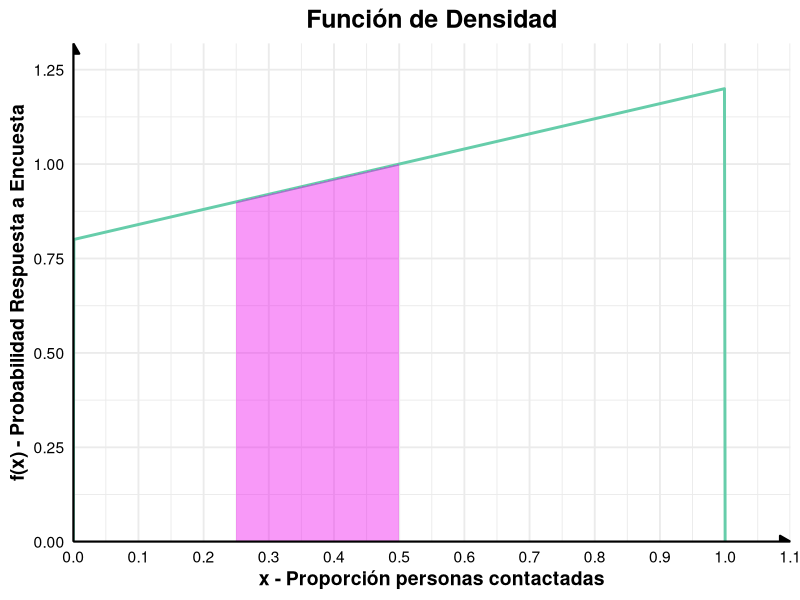
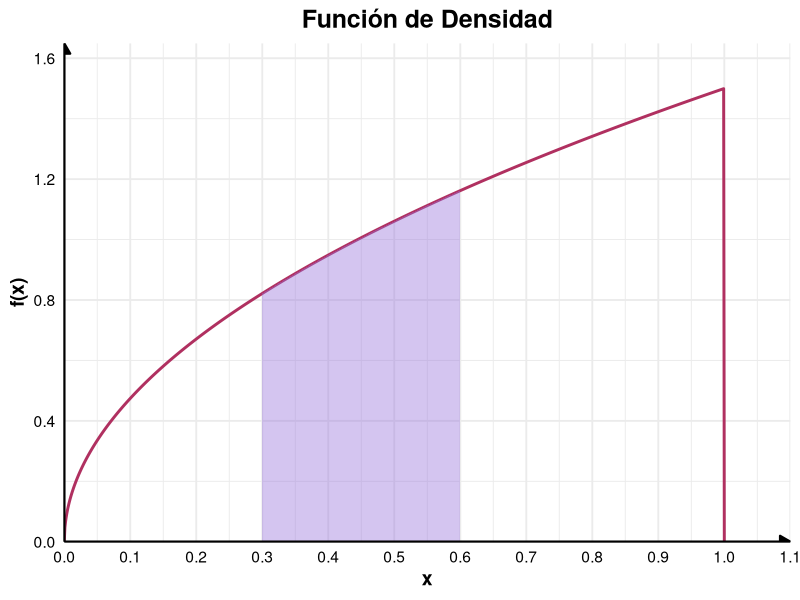
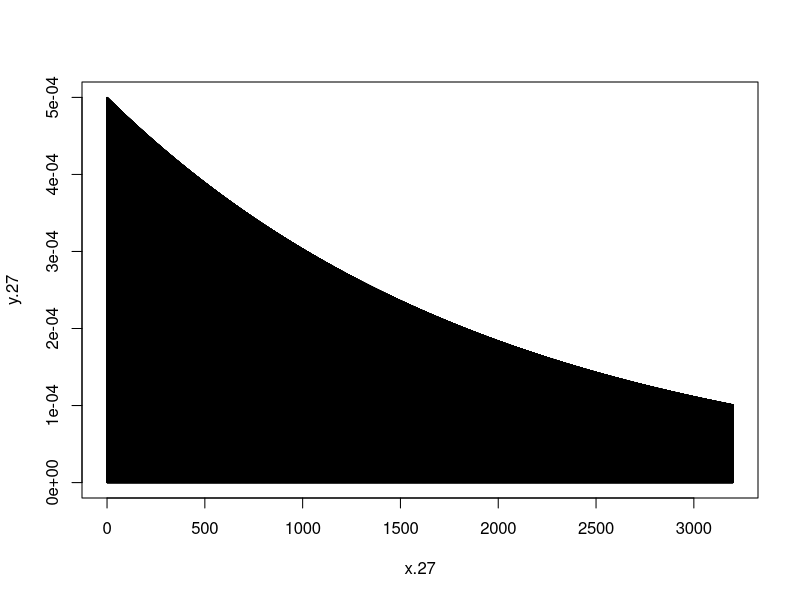
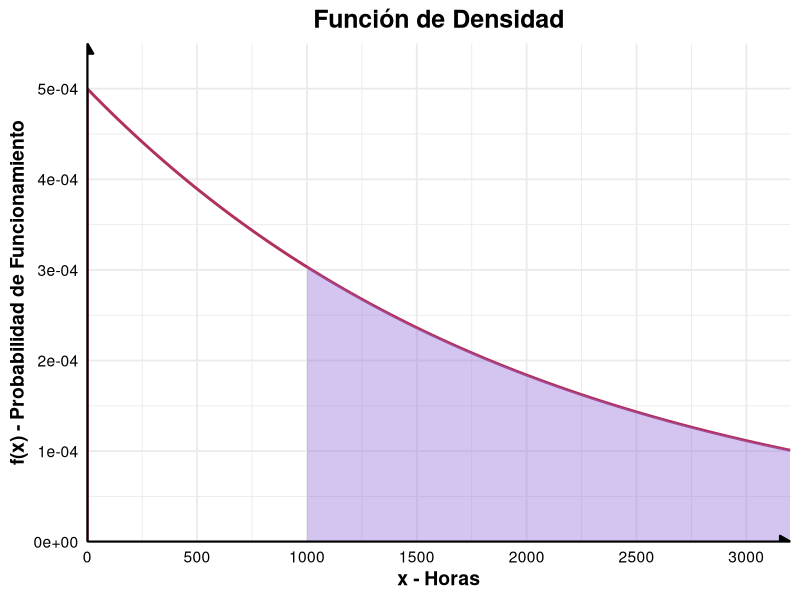
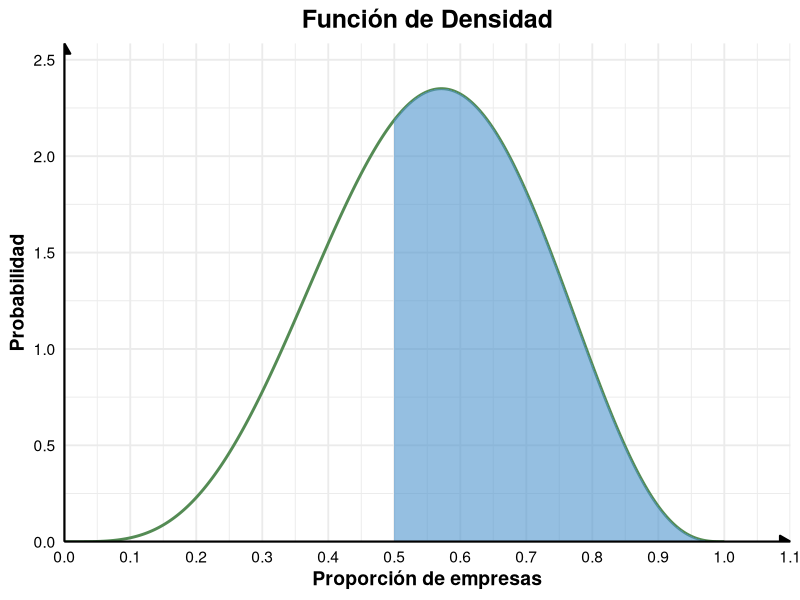
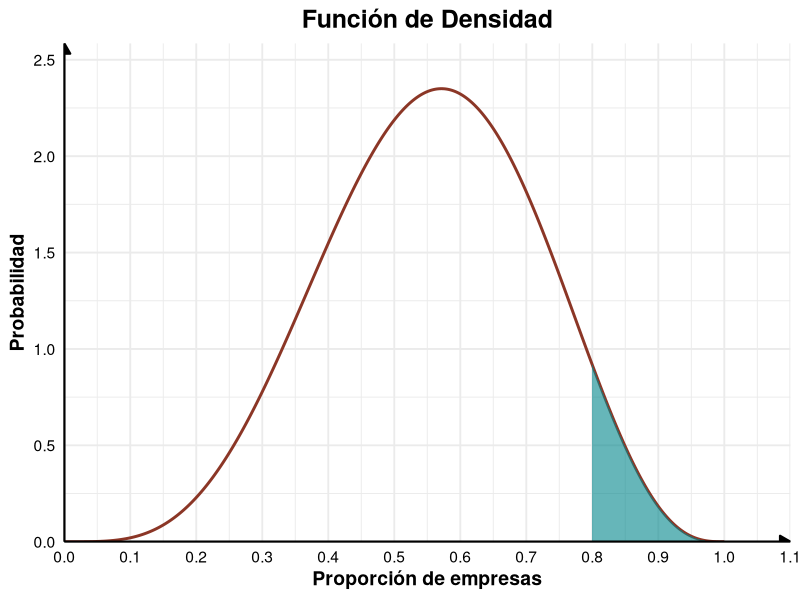

R code for these plots, in order:

"3.9 La proporción de personas que responden a cierta
encuesta enviada por correo es una variable aleatoria
continua X que tiene la siguiente función de densidad:"

"           {  (2( x + 2))/5 , 0< x < 1,
      f(x)= {
            {      0         , en otro caso."

"
  a) Demuestre que P(0 < X < 1) = 1. 
  b) Calcule la probabilidad de que más de 1/4 pero 
  menos de 1/2 de las personas contactadas respondan 
  a este tipo de encuesta."


f.x <- function(x) {
  ifelse(0 < x, ifelse(x<1,(x+2)*2/5,0),0)
}

sol9a <- integrate(f.x, lower = 0, upper = 1)$value; sol9a
cat("El area bajo la curva de la función entre 0 y 1 es:", sol9a)
x <- seq(0,1,by = 0.001)
y <- sapply(x,f.x)

df <- data.frame(x,y)
sol9b <- integrate(f.x, lower = 1/4, upper = 1/2)$value;sol9b

df_fill <- subset(df, x >= 1/4 & x <= 1/2)

library(ggplot2)

ggplot(df, aes(x = x, y = y)) +
  geom_line(color = "aquamarine3", size = 1) +
  geom_area(data = df_fill, aes(x = x, y = y), fill = "magenta2", alpha = 0.4) +
  scale_x_continuous(expand = c(0, 0), limits = c(0, 1.1), breaks = seq(0, 1.1, by = 0.1)) +  # evitar espacio extra
  scale_y_continuous(expand = c(0, 0), limits = c(0, max(df$y)*1.1)) +  # más pegado al eje
  theme_minimal(base_size = 14) +
  theme(
    plot.title = element_text(hjust = 0.5, face = "bold", size = 18), # centered title, sz and bold
    axis.title = element_text(face = "bold"), # title ejes bold
    axis.text = element_text(color = "black"), # col text
    axis.line = element_line(color = "black") # mostrar líneas de ejes
  ) +
  labs(
    title = "Función de Densidad", x = "x - Proporción personas contactadas", 
    y = "f(x) - Probabilidad Respuesta a Encuesta"
  ) +
  # Flechas simulando los ejes cartesianos
  annotate("segment", x = 0, xend = 1.1, y = 0, yend = 0,
           arrow = arrow(type = "closed", length = unit(0.3, "cm")),
           color = "black", size = 0.8) +
  annotate("segment", x = 0, xend = 0, y = 0, yend = max(df$y) * 1.1,
           arrow = arrow(type = "closed", length = unit(0.3, "cm")),
           color = "black", size = 0.8)

cat("La probabilidad de que más de 1/4 pero menos de 1/2 de las personas 
contactadas respondan a este tipo de encuesta es:", sol9b)

"3.15 Calcule la función de distribución acumulativa
de la variable aleatoria X que represente el número de
unidades defectuosas en el ejercicio 3.11. Luego, utilice
F(x) para calcular:

  a) P(X = 1);
  b) P(0 < X ≤ 2)."


"3.21 Considere la función de densidad

        {  k√x, 0< x < 1
f (x) = {
        {  0, en otro caso
        
a) Evalúe k
b) Calcule F(x) y utilice el resultado para evaluar P(0.3 < X < 0.6)."

#Integral de 0 a 1 de k√x = 1 
# k * integral((x)^1/2)
# k * 2/3 * x^(3/2) | evaluado de 0 a 1
# k * 2/3 * 1 = 1
# k * 2/3 = 1
# k = 3/2
k_21 <- 3/2
cat("Para que f(x) sea una función de densidad. El valor de k es: ", k_21)
f.x.21 <- function(x){
  ifelse(0<x, ifelse(x<1, 1.5*sqrt(x),0),0)
}
sol21b <- integrate(f.x.21, lower = 0.3, upper = 0.6)$value

x.21 <- seq(0,1, by=0.001)
y.21 <- sapply(x.21,f.x.21)
df3 <- data.frame(x.21, y.21)
df3_fill <- subset(df3, x.21 >= 0.3 & x.21 <= 0.6)

ggplot(df3, aes(x = x.21, y = y.21)) +
  geom_line(color = "maroon", size = 1) +
  geom_area(data = df3_fill, aes(x = x.21, y = y.21), fill = "mediumpurple", alpha = 0.4) +
  scale_x_continuous(expand = c(0, 0), limits = c(0, 1.1), breaks = seq(0, 1.1, by = 0.1)) +  # evitar espacio extra
  scale_y_continuous(expand = c(0, 0), limits = c(0, max(df3$y.21)*1.1)) +  # más pegado al eje
  theme_minimal(base_size = 14) +
  theme(
    plot.title = element_text(hjust = 0.5, face = "bold", size = 18), # centered title, sz and bold
    axis.title = element_text(face = "bold"), # title ejes bold
    axis.text = element_text(color = "black"), # col text
    axis.line = element_line(color = "black") # mostrar líneas de ejes
  ) +
  labs(
    title = "Función de Densidad", x = "x", 
    y = "f(x)"
  ) +
  # Flechas simulando los ejes cartesianos
  annotate("segment", x = 0, xend = 1.1, y = 0, yend = 0,
           arrow = arrow(type = "closed", length = unit(0.3, "cm")),
           color = "black", size = 0.8) +
  annotate("segment", x = 0, xend = 0, y = 0, yend = max(df3$y.21) * 1.1,
           arrow = arrow(type = "closed", length = unit(0.3, "cm")),
           color = "black", size = 0.8)

cat("La probabilidad P(0.3 < X < 0.6) para esta función, la cuál representa 
el área sombreada de la gráfica, es:", sol21b)

"3.27 El tiempo que pasa, en horas, antes de que una
parte importante de un equipo electrónico que se utiliza
para fabricar un reproductor de DVD empiece a fallar
tiene la siguiente función de densidad:

         { (1/2000) exp(−x/ 2000),  x>= 0
f (x) =  {
         {         0             ,  x < 0

  a) Calcule F(x).
  b) Determine la probabilidad de que el componente (y, por lo tanto, 
  el reproductor de DVD) funcione durante más de 1000 horas antes de 
  que sea necesario reemplazar el componente.
  c) Determine la probabilidad de que el componente falle antes de 2000 horas."

f.x.27 <- function(x){
  ifelse(x > 0, (1/2000)* exp(-x/2000), 0)
}
F.x.27 <- integrate(f.x.27, lower = 0, upper = Inf)$value; F.x.27
#F(x)= 1 - e^(-x/2000)
cat("F(x):", F.x.27)
x.27 <- seq(0,3200, by = 0.1)
y.27 <- sapply(x.27, f.x.27)
plot(x.27,y.27,type="h")

sol27b <- integrate(f.x.27, lower = 1000, upper = Inf)$value
cat("Probabilidad de que el componente funcione más de 1000 horas", sol27b)
df2 <- data.frame(x.27,y.27)

df2_fill <- subset(df2, x.27 >= 1000 & x.27 <= 3200)

ggplot(df2, aes(x = x.27, y = y.27)) +
  geom_line(color = "maroon", size = 1) +
  geom_area(data = df2_fill, aes(x = x.27, y = y.27), fill = "mediumpurple", alpha = 0.4) +
  scale_x_continuous(expand = c(0, 0), limits = c(0, 3200), breaks = seq(0, 3200, by = 500)) +  # evitar espacio extra
  scale_y_continuous(expand = c(0, 0), limits = c(0, max(df2$y.27)*1.1)) +  # más pegado al eje
  theme_minimal(base_size = 14) +
  theme(
    plot.title = element_text(hjust = 0.5, face = "bold", size = 18), # centered title, sz and bold
    axis.title = element_text(face = "bold"), # title ejes bold
    axis.text = element_text(color = "black"), # col text
    axis.line = element_line(color = "black") # mostrar líneas de ejes
  ) +
  labs(
    title = "Función de Densidad", x = "x - Horas", 
    y = "f(x) - Probabilidad de Funcionamiento"
  ) +
  # Flechas simulando los ejes cartesianos
  annotate("segment", x = 0, xend = 3200, y = 0, yend = 0,
           arrow = arrow(type = "closed", length = unit(0.3, "cm")),
           color = "black", size = 0.8) +
  annotate("segment", x = 0, xend = 0, y = 0, yend = max(df2$y) * 1.1,
           arrow = arrow(type = "closed", length = unit(0.3, "cm")),
           color = "black", size = 0.8)

sol27c <- integrate(f.x.27, lower = 0, upper = 2000)$value
cat("Probabilidad de que el componente falle antes de cumplir 2000 horas", sol27c)

"3.33 Suponga que cierto tipo de pequeñas empresas de procesamiento de 
datos están tan especializadas que algunas tienen dificultades para 
obtener utilidades durante su primer año de operación. La función de 
densidad de probabilidad que caracteriza la proporción Y que obtiene 
utilidades está dada por:

         { (ky^4)(1 −y)^3, 0≤ y ≤ 1
f (y) =  {
         {       0       , en otro caso

  a) ¿Cuál es el valor de k que hace de la anterior una
  función de densidad válida?
  b) Calcule la probabilidad de que al menos 50% de
  las empresas tenga utilidades durante el primer año.
  c) Calcule la probabilidad de que al menos 80% de las
  empresas tenga utilidades durante el primer año."

# integral de 0 a 1 de (ky^4)(1-y)^3 = 1 . Para que pueda ser una función de densidad
# k * integral((y^4)(1-y)(1-y)^2)
# k * integral de 0 a 1(-y^7 + 3y^6 - 3y^5 + y^4)
# k * (-1/8 + 3/7 - 1/2 + 1/5) = 1
# k * 1/280 = 1 
# k = 280
k.33 <- 280
cat("El valor de k que hace que f(x) sea una función de densidad válida es:", k.33)
f.x.33 <- function(x){
  ifelse(0<x,ifelse(x<1,280*(x**4)*((1-x)**3),0),0)
}
sol33b <- integrate(f.x, lower = 0.5, upper = 1)$value
cat("La probabilidad de que al menos el 50% de las empresas tenga utilidades 
durante el primer año es:", sol33b)

x.33 <- seq(0,1,by=0.001)
y.33 <- sapply(x.33, f.x.33)
df5 <- data.frame(x.33,y.33)

df5_fill <- subset(df5, x.33 >= 0.5 & x.33 <= 1)

ggplot(df5, aes(x = x.33, y = y.33)) +
  geom_line(color = "#548B54", size = 1) +
  geom_area(data = df5_fill, aes(x = x.33, y = y.33), fill = "steelblue3", alpha = 0.6) +
  scale_x_continuous(expand = c(0, 0), limits = c(0, 1.1), breaks = seq(0, 1.1, by = 0.1)) +  # evitar espacio extra
  scale_y_continuous(expand = c(0, 0), limits = c(0, max(df5$y.33)*1.1)) +  # más pegado al eje
  theme_minimal(base_size = 14) +
  theme(
    plot.title = element_text(hjust = 0.5, face = "bold", size = 18), # centered title, sz and bold
    axis.title = element_text(face = "bold"), # title ejes bold
    axis.text = element_text(color = "black"), # col text
    axis.line = element_line(color = "black") # mostrar líneas de ejes
  ) +
  labs(
    title = "Función de Densidad", x = "Proporción de empresas", 
    y = "Probabilidad"
  ) +
  # Flechas simulando los ejes cartesianos
  annotate("segment", x = 0, xend = 1.1, y = 0, yend = 0,
           arrow = arrow(type = "closed", length = unit(0.3, "cm")),
           color = "black", size = 0.8) +
  annotate("segment", x = 0, xend = 0, y = 0, yend = max(df5$y) * 1.1,
           arrow = arrow(type = "closed", length = unit(0.3, "cm")),
           color = "black", size = 0.8)

sol33c <- integrate(f.x, lower = 0.8, upper = 1)$value
cat("La probabilidad de que al menos el 50% de las empresas tenga utilidades 
durante el primer año es:", sol33c)

df5_fillc <- subset(df5, x.33 >= 0.8 & x.33 <= 1)

ggplot(df5, aes(x = x.33, y = y.33)) +
  geom_line(color = "#8B3626", size = 1) +
  geom_area(data = df5_fillc, aes(x = x.33, y = y.33), fill = "turquoise4", alpha = 0.6) +
  scale_x_continuous(expand = c(0, 0), limits = c(0, 1.1), breaks = seq(0, 1.1, by = 0.1)) +  # evitar espacio extra
  scale_y_continuous(expand = c(0, 0), limits = c(0, max(df5$y.33)*1.1)) +  # más pegado al eje
  theme_minimal(base_size = 14) +
  theme(
    plot.title = element_text(hjust = 0.5, face = "bold", size = 18), # centered title, sz and bold
    axis.title = element_text(face = "bold"), # title ejes bold
    axis.text = element_text(color = "black"), # col text
    axis.line = element_line(color = "black") # mostrar líneas de ejes
  ) +
  labs(
    title = "Función de Densidad", x = "Proporción de empresas", 
    y = "Probabilidad"
  ) +
  # Flechas simulando los ejes cartesianos
  annotate("segment", x = 0, xend = 1.1, y = 0, yend = 0,
           arrow = arrow(type = "closed", length = unit(0.3, "cm")),
           color = "black", size = 0.8) +
  annotate("segment", x = 0, xend = 0, y = 0, yend = max(df5$y) * 1.1,
           arrow = arrow(type = "closed", length = unit(0.3, "cm")),
           color = "black", size = 0.8)
